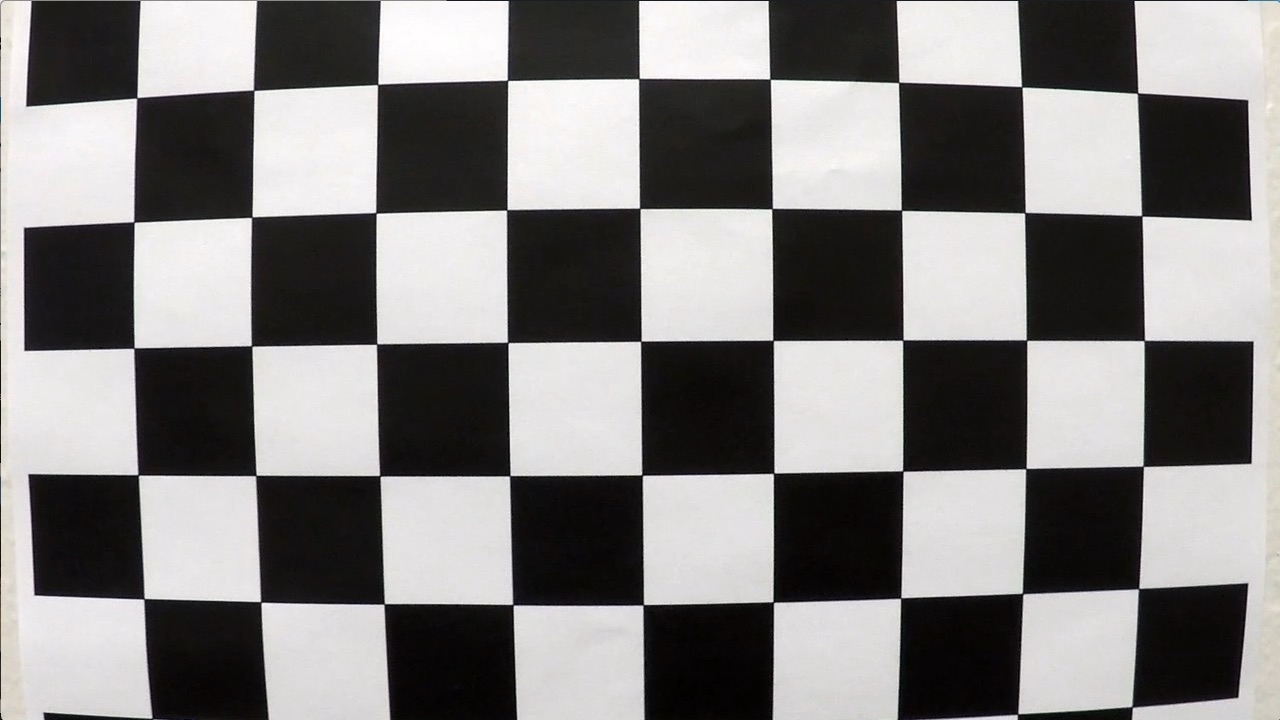
#> input picture camera_cal/calibration1.jpg, 1280 x 720 px; its folder holds only this picture in this run
$ jupyter execute --allow-errors carnd_proj.ipynb   (shell and % lines are left out)   (older library calls are emulated)
#> lines starting #> are read from the running program, lines starting #| are printed output that depends on the picture; after the words box and inside, x2 and y2 are one past the last pixel; in counts of white or black regions, pixels touching at a corner belong together
# Advanced Lane finding

Through this project, we will explore computer vision techniques to programmatically figure out the lanes in the pictures and then, overlay the marking on left and right lines. In addition, we will also build a robust pipeline to be tested on unseen images. We will also test our pipeline on video frame by frame.

## Our Approach

Our approach will consist of following steps:

1.Read many chessboard images to calibrate the camera.

2.Undistort the images using calibrated camera matrix

3.Use thresholding in both gradient and colorspaces to isolate the lane markings. The output of this step ahoudl be a binary image.

4.Using the binary image, we will then figure out the points associated with left and right lane markings.

5.We will then use perpective tranform to move from front view and

6.We will then fit the polynomial to the left and right line curves.

7.Finally, we will apply the inverse camera perspective tranform

[cell 1]
#Loading all the required libraries

import matplotlib.pyplot as plt
import matplotlib.image as mpimg
import cv2
import pandas as pd
import numpy as np
import pdb
from pathlib import Path
from glob import glob

### Calibrating camera

[cell 2]
#Specifying the path for the calibration images
ROOT = Path("D:/SelfDriving/Term1/Project4/CarND-Advanced-Lane-Lines/")

cal_path = ROOT/"camera_cal//"

imgs = glob(str(cal_path/"*.jpg"))

[cell 3]
#Number of corners in each image to be found
nx=9
ny=6

[cell 4]
def find_corners(images,nx,ny):
    """
    function to find corners from all the chessboard images
    and if dound, append them in an array

    """
#> called with nx = 9, ny = 6
    objps=[]
    imgps=[]
    objp=np.zeros((nx*ny,3),np.float32)
    objp[:,:2] = np.mgrid[0:nx,0:ny].T.reshape(-1,2)
    for img in images:
        imgrd = mpimg.imread(img)
#> imgrd is the input picture: shape (720, 1280, 3); mean R, G, B 130.1, 128.4, 127.8
        gray = cv2.cvtColor(imgrd,cv2.COLOR_RGB2GRAY)
        ret,corners = cv2.findChessboardCorners(gray,(nx,ny),None)
#> ret = False; corners = None
        if ret:
            objps.append(objp)
            imgps.append(corners)
    return objps,imgps

[cell 5]
objps,imgps = find_corners(imgs,nx,ny)

[cell 6]
def undistort(img,objps,imgps):
    """function to calibrate the camera and undistort the image"""
    gray = cv2.cvtColor(img,cv2.COLOR_RGB2GRAY)
    ret, mtx, dist, rvecs, tvecs = cv2.calibrateCamera(objps, imgps, gray.shape[::-1], None, None)
    return cv2.undistort(img, mtx, dist, None, mtx)

#> (a cell that did not finish here is left out)

[cell 8]
plt.imshow(mpimg.imread(imgs[0]),cmap='gray')
plt.title('Uncalibrated Image')
plt.show()

#> (a cell that did not finish here is left out)

[cell 10]
img_car = mpimg.imread("D:/SelfDriving/Term1/Project4/CarND-Advanced-Lane-Lines/test_images/test1.jpg")
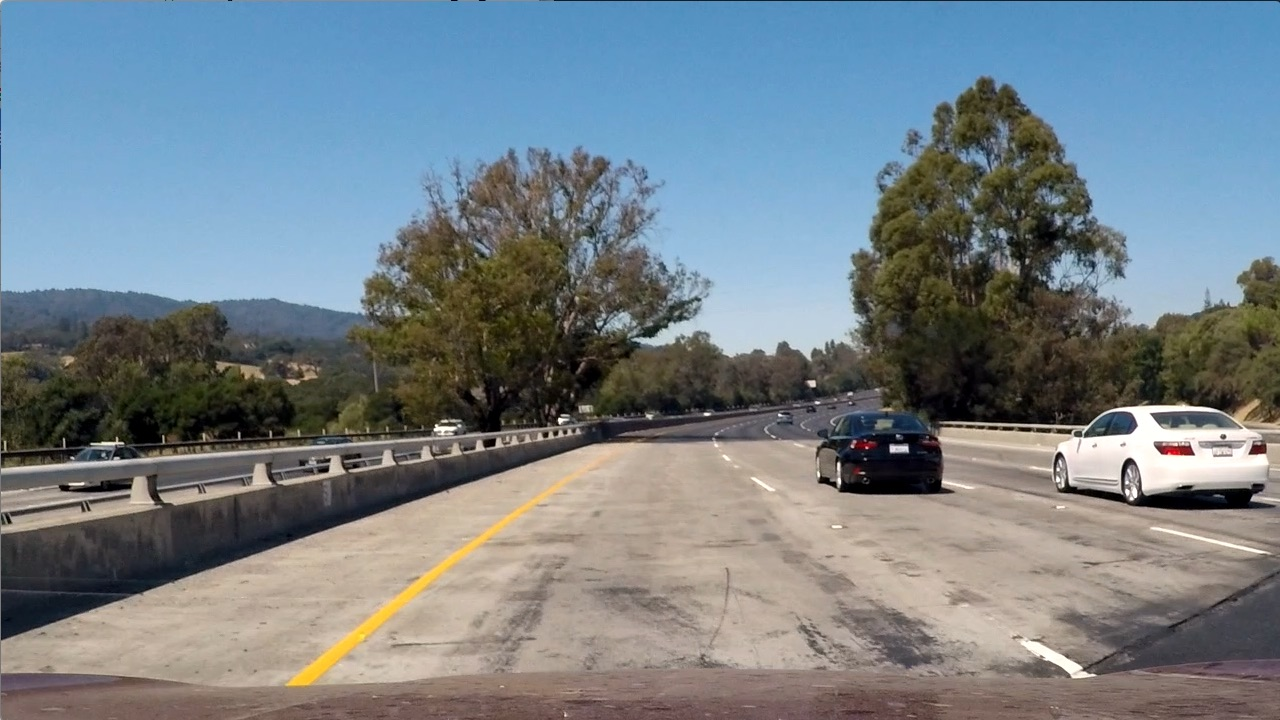
#> input picture test_images/test1.jpg, 1280 x 720 px, found by its file name
#> img_car is the input picture: shape (720, 1280, 3); mean R, G, B 117.5, 128.7, 135.5
plt.imshow(img_car)

#> (a cell that did not finish here is left out)

plt.imshow(img_car_undistort)
plt.imsave("output_images/car_undistorted.png",img_car_undistort)

[cell 12]
def thresholdingX(img,thresh=(0,255)):
    """function to calculate gradient in X direction and then output the binary image
    based on some gradient threshold values"""
    gray = cv2.cvtColor(img,cv2.COLOR_RGB2GRAY)
    sobx = cv2.Sobel(gray,cv2.CV_64F,0,1)
    sobx = np.absolute(sobx)
    scaled = np.uint8(255*sobx/np.max(sobx))
    binary_img = np.zeros_like(scaled)
    binary_img[(scaled>=thresh[0])&(scaled<=thresh[1])]=1
    return binary_img

[cell 13]
def thresholdingY(img,thresh=(0,255)):
    """function to calculate gradient in y direction and then output the binary image
    based on some gradient threshold values"""
    gray = cv2.cvtColor(img,cv2.COLOR_RGB2GRAY)
    soby = cv2.Sobel(gray,cv2.CV_64F,1,0)
    soby = np.absolute(soby)
    scaled = np.uint8(255*soby/np.max(soby))
    binary_img = np.zeros_like(scaled)
    binary_img[(scaled>=thresh[0])&(scaled<=thresh[1])]=1

    return binary_img

[cell 14]
# [13 lines left out: function thresholding_dir, not called in this run]

[cell 15]
# [14 lines left out: function thresholding_mag, not called in this run]

[cell 16]
def thresholding_color(img,thresh=(0,255)):
    hls = cv2.cvtColor(img,cv2.COLOR_RGB2HLS)
    s = hls[:,:,2]
    binary_img = np.zeros_like(s)
    binary_img[(s>=thresh[0])&(s<=thresh[1])]=1
    return binary_img

[cell 17]
imgt = mpimg.imread("D:/SelfDriving/Term1/Project4/CarND-Advanced-Lane-Lines/test_images/test3.jpg")
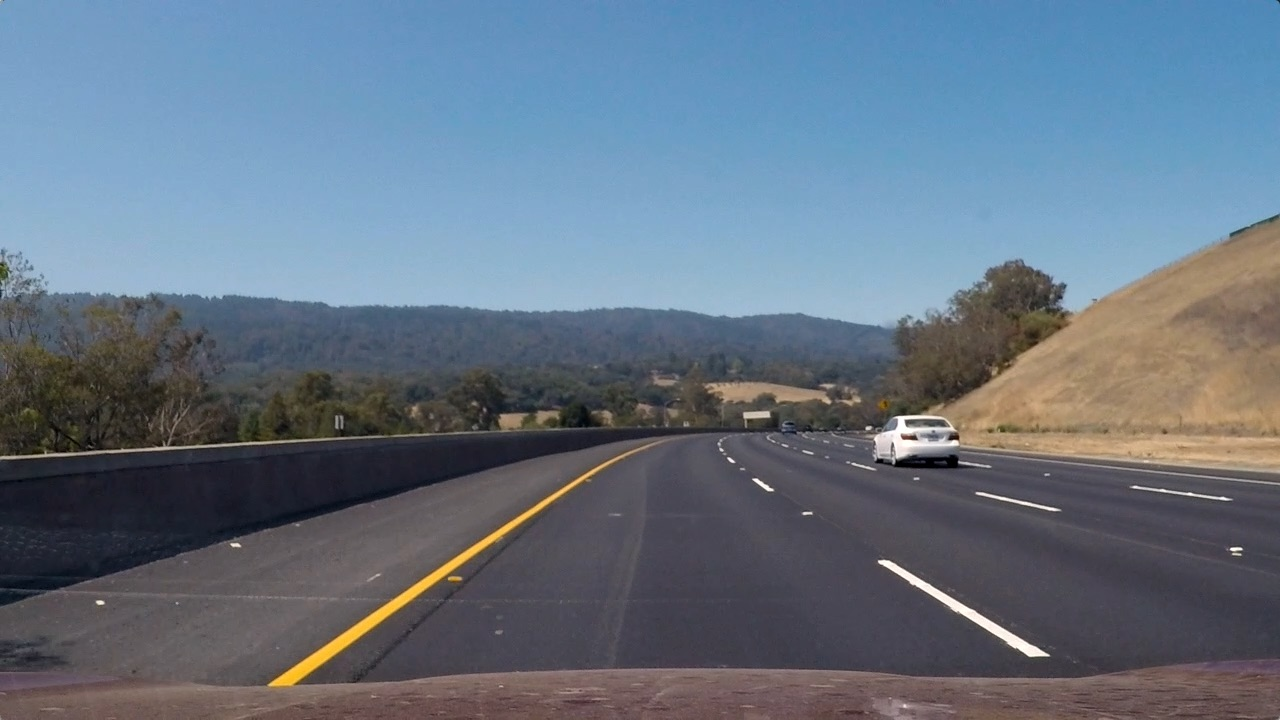
#> input picture test_images/test3.jpg, 1280 x 720 px, found by its file name
#> imgt is the input picture: shape (720, 1280, 3); mean R, G, B 101.1, 115.3, 130.7
grayt = cv2.cvtColor(imgt,cv2.COLOR_RGB2GRAY)

[cell 18]
binary_color = thresholding_color(imgt,thresh=(80,255))
#> in thresholding_color, `hls = cv2.cvtColor(img,cv2.COLOR_RGB2HLS)`: hls: shape (720, 1280, 3); mean of channels 0, 1, 2 94.8, 115.7, 62.1
#> binary_color: shape (720, 1280); values 0 (black) and 1 (white), 43% white; 321 white regions (271 under 20 px), largest, box (x1, y1, x2, y2) and area: (0, 0, 1280, 325) 375006, (267, 456, 622, 688) 5415, (1008, 435, 1280, 464) 4199
binaryx = thresholdingX(imgt,thresh=(40,200))
#> binaryx: shape (720, 1280); values 0 (black) and 1 (white), 2.3% white in thin lines or dots
binaryy = thresholdingY(imgt,thresh=(40,200))
#> binaryy: shape (720, 1280); values 0 (black) and 1 (white), 0.94% white in thin lines or dots

[cell 19]
new_image = np.zeros_like(binary_color)
new_image[((binaryx==1) & (binaryy==1)) | (binary_color==1)]=1

[cell 20]
imgout= plt.imshow(new_image,cmap='gray')
plt.show()
imgout.write_png('output_images/binary_image_test3.png')

[cell 21]
def perspective_transform(img):
    offset=300
    src = np.float32([[260,680],[580,460],[700,460],[1050,680]])
    dst = np.float32([[offset,img.shape[0]-20],[offset,0],[img.shape[1]-offset,0],[img.shape[1]-offset,img.shape[0]-20]])
    persM = cv2.getPerspectiveTransform(src,dst)
    invM = cv2.getPerspectiveTransform(dst,src)
    return invM,cv2.warpPerspective(img,persM,(img.shape[1],img.shape[0]),flags=cv2.INTER_LINEAR)

[cell 22]
image_test = mpimg.imread('D:/SelfDriving/Term1/Project4/CarND-Advanced-Lane-Lines/test_images/straight_lines1.jpg')
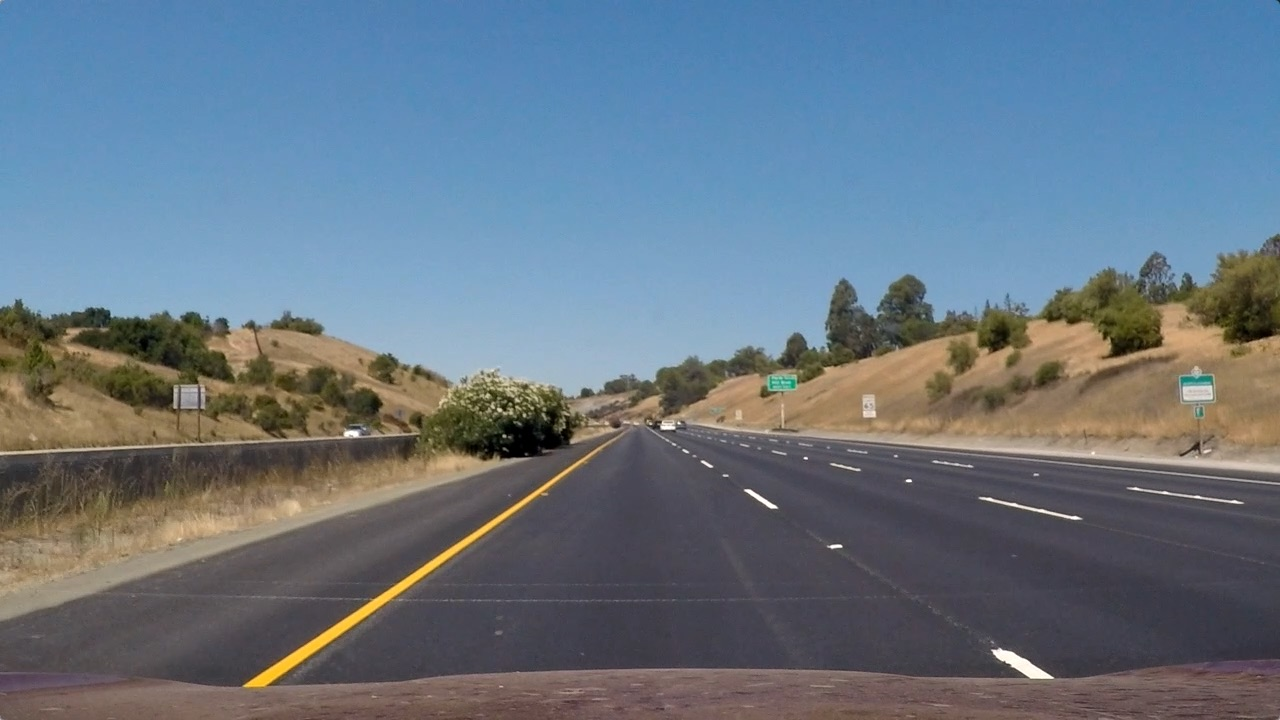
#> input picture test_images/straight_lines1.jpg, 1280 x 720 px, found by its file name
#> image_test is the input picture: shape (720, 1280, 3); mean R, G, B 103.2, 117.7, 131.2

_,warped =perspective_transform(image_test)

[cell 23]
image_ovr=cv2.line(image_test,(260,680),(580,460),thickness=3,color=(255,0,0))
image_ovr=cv2.line(image_test,(700,460),(1050,680),thickness=3,color=(255,0,0))
image_ovr=cv2.line(image_test,(700,460),(580,460),thickness=3,color=(255,0,0))


plt.imshow(image_ovr)
plt.imsave('output_images/lane_box_straight1.jpg',image_ovr)

[cell 24]
warped_ovr = cv2.line(warped,(300,warped.shape[0]-20),(300,0),thickness=4,color=(255,0,0))
warped_ovr = cv2.line(warped,(warped.shape[1]-300,0),(warped.shape[1]-300,warped.shape[0]-20),thickness=4,color=(255,0,0))
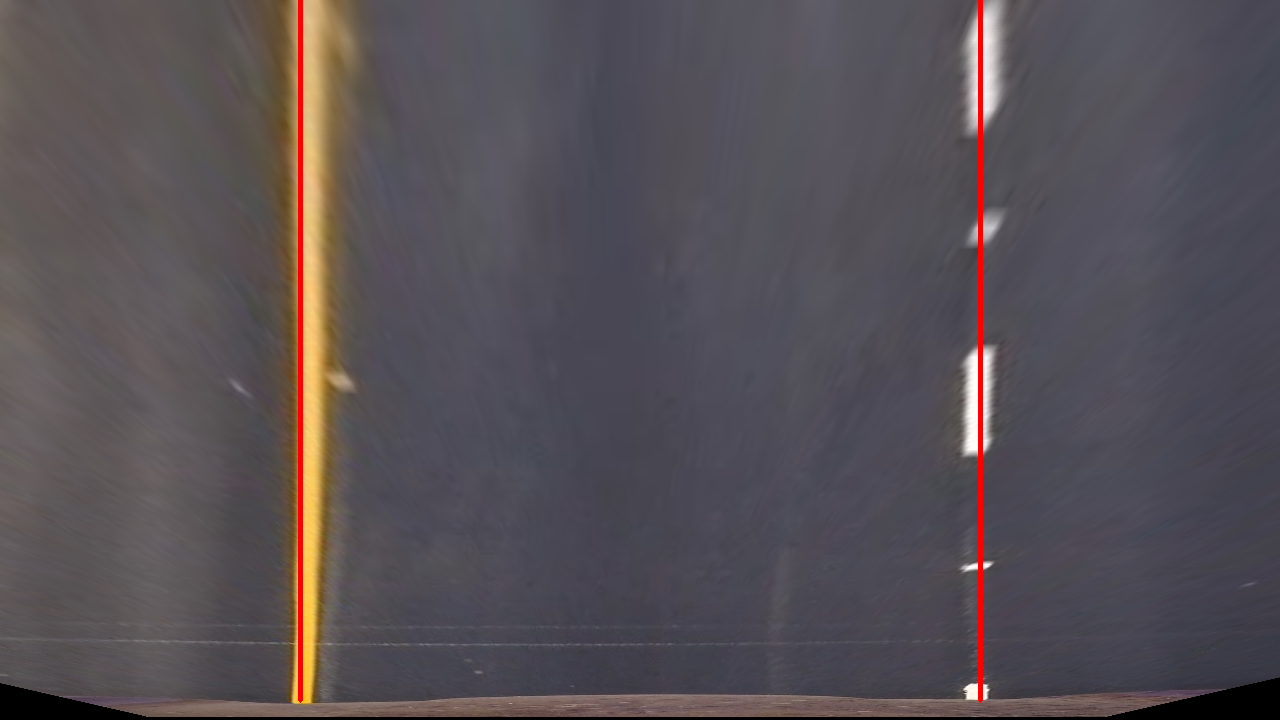
#> warped_ovr: shape (720, 1280, 3); mean R, G, B 86.8, 80.2, 85.1


plt.imshow(warped_ovr)
plt.imsave('output_images/warped_straight1.jpg',warped_ovr)

[cell 25]
def image2binaryandtransform(img):
    img_undist = undistort(img,objps,imgps)
    binaryx = thresholdingX(img_undist,thresh=(40,200))
    binaryy= thresholdingY(img_undist,thresh=(40,200))
    binary_col= thresholding_color(img_undist,thresh=(80,255))
    binaryimg = np.zeros_like(binaryx)
    binaryimg[(binaryy==1)&(binaryx==1)|(binary_col==1)]=1
    return binaryimg

[cell 26]
def imageReadAndTransform(imagePath,Path=True):
    if Path: img = mpimg.imread(imagePath)
    else: img=imagePath
    binary = image2binaryandtransform(img)
    invM,tranformed = perspective_transform(binary)

    return invM,tranformed

[cell 27]
class line(object):
    def __init__(self, smoothing=0.1):
        self.oldX = np.array([])
        self.oldfit = np.array([])
        self.oldScaledfit = np.array([])
        self.smoothing = smoothing
        self.avgfit = None
        self.avgScaledfit= None
        self.currentfit=np.array([])
        self.currentScaledfit = np.array([])
        self.roc=None
    # [12 lines left out: function updatefit, not called in this run]
    def updateroc(self,xscale,yscale):
        self.roc = ((1.+(2*self.avgScaledfit[0]*720*yscale+self.avgScaledfit[1])**2)**1.5)/np.absolute(2*self.avgScaledfit[0])

[cell 28]
def fitlineAndproject(img,calculateRad=True,calculatecentredev=True,fnum=0,lline=None,rline=None):
    """
    This function takes image as input and finds the left and right markers"""

    #read image, convert to binary, edge detects, and perform perspective transform
    invM,transformed = imageReadAndTransform(img,Path=False)

    #started code for searching and fitting the left/right lines
    w,h =transformed.shape[1],transformed.shape[0]
    hist=np.sum(transformed[h//2:,:],axis=0)
    left_start,right_start = np.argmax(hist[:w//2]), (w//2+np.argmax(hist[w//2:]))
    nw = 9
    nony,nonx=transformed.nonzero()
    llane_coords =[]
    rlane_coords =[]
    left_pointer = left_start
    right_pointer = right_start
    margin = 100
    minpix = 50
    window_height = transformed.shape[0]//nw


    if fnum==0:
        #need to search for left and right line markers for the first time
        for i in range(nw):
            win_y_min = transformed.shape[0] - (i+1)*window_height
            win_y_max = transformed.shape[0] - i*window_height
            win_xleft_min = left_pointer - margin
            win_xleft_max = left_pointer + margin
            win_xright_min = right_pointer - margin
            win_xright_max = right_pointer + margin
            #cv2.rectangle(out_img,(win_xleft_min,win_y_min),(win_xleft_max,win_y_max),
            #(255,0,0), 2)
            #cv2.rectangle(out_img,(win_xright_min,win_y_min),(win_xright_max,win_y_max),
            #(0,255,0), 2)
            # Identify the nonzero pixels in x and y within the window
            good_left_inds = ((nony >= win_y_min) & (nony < win_y_max) &
            (nonx >= win_xleft_min) &  (nonx < win_xleft_max)).nonzero()[0]
            good_right_inds = ((nony >= win_y_min) & (nony < win_y_max) &
            (nonx >= win_xright_min) &  (nonx < win_xright_max)).nonzero()[0]
            # Append these indices to the lists

            llane_coords.append(good_left_inds)
            rlane_coords.append(good_right_inds)
            # If you found > minpix pixels, recenter next window on their mean position
            if len(good_left_inds) > minpix:
                leftx_pointer = np.int(np.mean(nonx[good_left_inds]))
            if len(good_right_inds) > minpix:
                rightx_pointer = np.int(np.mean(nonx[good_right_inds]))

        llane_coords = np.concatenate(llane_coords)
        rlane_coords = np.concatenate(rlane_coords)
    else:
        #perform narrow search around the previously detected lines
        prevl_coords = nony**2*lline.oldfit[0] + lline.oldfit[1]*nony + lline.oldfit[2]
        prevr_coords = nony**2*rline.oldfit[0] + rline.oldfit[1]*nony + rline.oldfit[2]
        llane_coords = (nonx >= prevl_coords-margin) & (nonx < prevl_coords+margin)
        rlane_coords = (nonx >= prevr_coords-margin) & (nonx < prevr_coords+margin)

    #extract the left and right line points and perform polynomial fitting
    leftx = nonx[llane_coords]
    lefty = nony[llane_coords]
    rightx = nonx[rlane_coords]
    righty = nony[rlane_coords]
    left_fit = np.polyfit(lefty,leftx,deg=2)
    right_fit = np.polyfit(righty,rightx,deg=2)

    #peforming fit on scaled pixels back to real space
    xm = 3.7/700. # x sclaing factor meters/pixel
    ym = 30/720. #y scaling factor meters/pixel

    left_fit_scale = np.polyfit(lefty*ym,leftx*xm,deg=2)
    right_fit_scale = np.polyfit(righty*ym,rightx*xm,deg=2)

    #update the fit in each of the line class
    lline.updatefit(left_fit,left_fit_scale,fnum)
    rline.updatefit(right_fit,right_fit_scale,fnum)

    lline.updateroc(xm,ym)
    rline.updateroc(xm,ym)

    image_center= img.shape[1]//2
    left_rd_start = lline.avgfit[0]*720**2 + 720*lline.avgfit[1] + lline.avgfit[2]
    right_rd_start = rline.avgfit[0]*720**2 + 720*rline.avgfit[1] + rline.avgfit[2]
    lane_center = (right_rd_start-left_rd_start)/2.0 + left_rd_start
    centerdev = (image_center-lane_center)*xm

    ploty = np.linspace(0,transformed.shape[0]-1,transformed.shape[0])
    warp_zero = np.zeros_like(transformed).astype(np.uint8)
    color_warp = np.dstack((warp_zero, warp_zero, warp_zero))

    left_fitx = lline.avgfit[0]*ploty**2 +lline.avgfit[1]*ploty +lline.avgfit[2]
    right_fitx = rline.avgfit[0]*ploty**2 + rline.avgfit[1]*ploty + rline.avgfit[2]
    pts_left = np.array([np.transpose(np.vstack([left_fitx, ploty]))])
    pts_right = np.array([np.flipud(np.transpose(np.vstack([right_fitx, ploty])))])
    pts = np.hstack((pts_left, pts_right))

    cv2.fillPoly(color_warp, np.int_([pts]), (0,255, 0))
    newwarp = cv2.warpPerspective(color_warp, invM, (img.shape[1], img.shape[0]))


    return left_fitx,right_fitx,centerdev,newwarp

[cell 29]
image_fit = mpimg.imread("D:/SelfDriving/Term1/Project4/CarND-Advanced-Lane-Lines/test_images/test3.jpg")
lline = line(smoothing=0.1)
rline=line(smoothing=0.1)
#> (the rest of this cell did not finish here and is left out)

[cell 30]
# [16 lines left out: function overlayfittedline, not called in this run]

[cell 31]
plt.figure(figsize=(10,10))
#> (the rest of this cell did not finish here and is left out)

[cell 32]
# Import everything needed to edit/save/watch video clips
from moviepy.editor import VideoFileClip
from IPython.display import HTML

[cell 33]
# [12 lines left out: function process_image, not called in this run]

[cell 34]
frame_number =0
#> frame_number = 0
left_line= line(smoothing=0.1)
right_line = line(smoothing=0.1)
white_output = 'project_video_out.mp4'
## To speed up the testing process you may want to try your pipeline on a shorter subclip of the video
## To do so add .subclip(start_second,end_second) to the end of the line below
## Where start_second and end_second are integer values representing the start and end of the subclip
## You may also uncomment the following line for a subclip of the first 5 seconds
##clip1 = VideoFileClip("test_videos/solidWhiteRight.mp4").subclip(0,5)
#> (the rest of this cell did not finish here and is left out)
